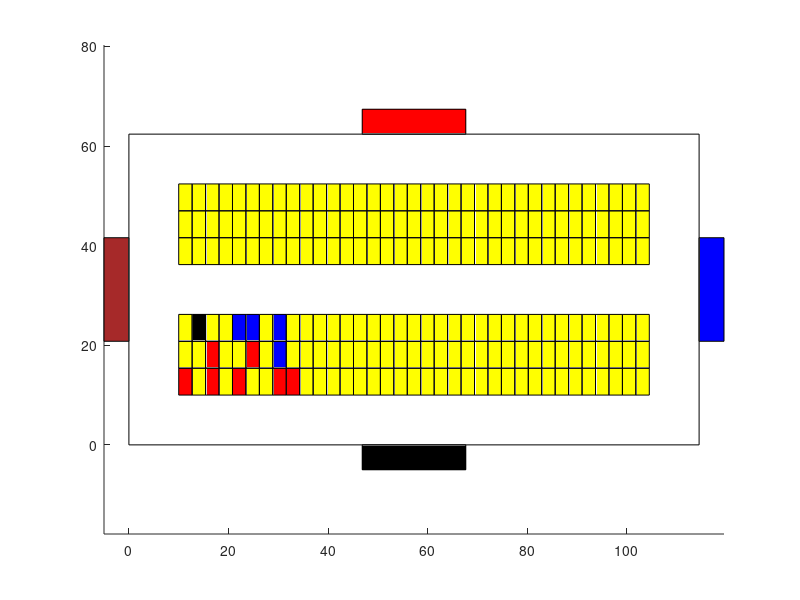

MATLAB code for this plot: (Note: this script raises an error after producing the figure.)
clf;
axis equal;


for i = 0: 34
    for j = 0: 2
      if(((j == 0) && (i == 0 || i == 2 || i == 4 || i == 7 || i == 8))
          || ((j == 1) && (i == 2 || i == 5))
        )
          rectangle("Position", [10 + i*2.7, 10 + j*5.4, 2.7, 5.4], 
              "Facecolor", [1, 0, 0]);
      elseif((j == 2) && (i == 1))
          rectangle("Position", [10 + i*2.7, 10 + j*5.4, 2.7, 5.4], 
              "Facecolor", [0, 0, 0]);
      elseif(((j == 2) && (i == 4 || i == 5 || i == 7))
              || (j == 1 && i == 7)
            )
          rectangle("Position", [10 + i*2.7, 10 + j*5.4, 2.7, 5.4], 
              "Facecolor", [0, 0, 1]);
      else
          rectangle("Position", [10 + i*2.7, 10 + j*5.4, 2.7, 5.4],
              "Facecolor", [1, 1, 0]);
      endif;
    endfor;
endfor;

for i = 0: 34
    for j = 0: 2
       rectangle("Position", [10 + i*2.7, 20 + (j + 3)*5.4, 2.7, 5.4],
              "Facecolor", [1, 1, 0]);
    endfor;
endfor;



rectangle("Position", [0, 0, 10 + 2.7*35 + 10, 10 + 5.4*3 + 10 + 5.4*3 + 10 ]);
                      %boundary

rectangle("Position", [10 + 2.7*17.5 - 10.4, -5, 20.8, 5 ], 
                        "Facecolor", [0, 0, 0]);%Gate 1
rectangle("Position", [10 + 2.7*35 + 10, 20.8, 5, 20.8 ], 
                        "Facecolor", [0, 0, 1]);%Gate 2
rectangle("Position", [10 + 2.7*17.5 - 10.4, 10 + 5.4*3 + 10 + 5.4*3 + 10, 20.8, 5 ], 
                        "Facecolor", [1, 0, 0]);%Gate 3                        
rectangle("Position", [-5, 20.8, 5, 20.8 ], "Facecolor", 
                          [0.65, 0.16, 0.16]);%Gate 4

v0 = 20/3;%(m/s)
[x0, y0, lastT] = linearMovement(-pi/2, v0, 0, 0.81, 10 + 1.35, 10 + 2.7, 'r');

Radius = sqrt(1.35*1.35 + 6.7*6.7) ;%radius of circle trajectory (m)
a0 = -atan(1.35/6.7);%original angular (rad)

xCenter = 10 + (2.7/2) - 6.7;
yCenter = 10 - 1.35;

hold on;
plot(x0, y0, "-dk");

[x0, y0, lastT] = curveMovement(a0, -pi/2, v0, lastT, x0, y0, 
                    xCenter, yCenter, Radius, 'r');
hold on;
plot(x0, y0, "-dk");
lastT = 0.81 + deltaT;
[x0, y0, lastT] = linearMovement(0, v0, lastT, lastT + 1, x0, y0, 'r');

hold on;
plot(x0, y0, "-dk");

xCenter = x0;
yCenter = y0 + Radius;

t = linspace(lastT, lastT + deltaT, round(deltaT*24));
alpha = w0*(t - lastT);                  
x = xCenter - Radius*sin(alpha);
y = yCenter - Radius*cos(alpha);
hold on;
plot(x, y, 'r');
lastT = lastT + deltaT;
x0 = x(length(x));
y0 = y(length(y));
hold on;
plot(x0, y0, "-dk");

ForwardTime = 6.7;
[x0, y0, lastT] = linearMovement(pi/2, v0, lastT, lastT + ForwardTime, x0, y0, 'r');

hold on;
plot(x0, y0, "-dk");
xCenter = x0 + Radius;
yCenter = y0;

t = linspace(lastT, lastT + deltaT, round(deltaT*24));
alpha = w0*(t - lastT);                  
x = xCenter - Radius*cos(alpha);
y = yCenter + Radius*sin(alpha);
hold on;
plot(x, y, 'r');
x0 = x(length(x));
y0 = y(length(y));
hold on;
plot(x0, y0, "-dk");

lastT = lastT + deltaT;
ForwardTime = 5.5;
[x0, y0, lastT] = linearMovement(0, v0, lastT, lastT + ForwardTime, x0, y0, 'r');
hold on;
plot(x0, y0, "-dk");
xCenter = x0;
yCenter = y0 + Radius;

t = linspace(lastT, lastT + deltaT, round(deltaT*24));
alpha = w0*(t - lastT);                  
x = xCenter + Radius*sin(alpha);
y = yCenter - Radius*cos(alpha);
hold on;
plot(x, y, 'k');
                  
axis([-15 130 -15 70]);%expand minimum of X, Y
%view(0, -90);
title ("Automated valet parking v = 24km/h");
